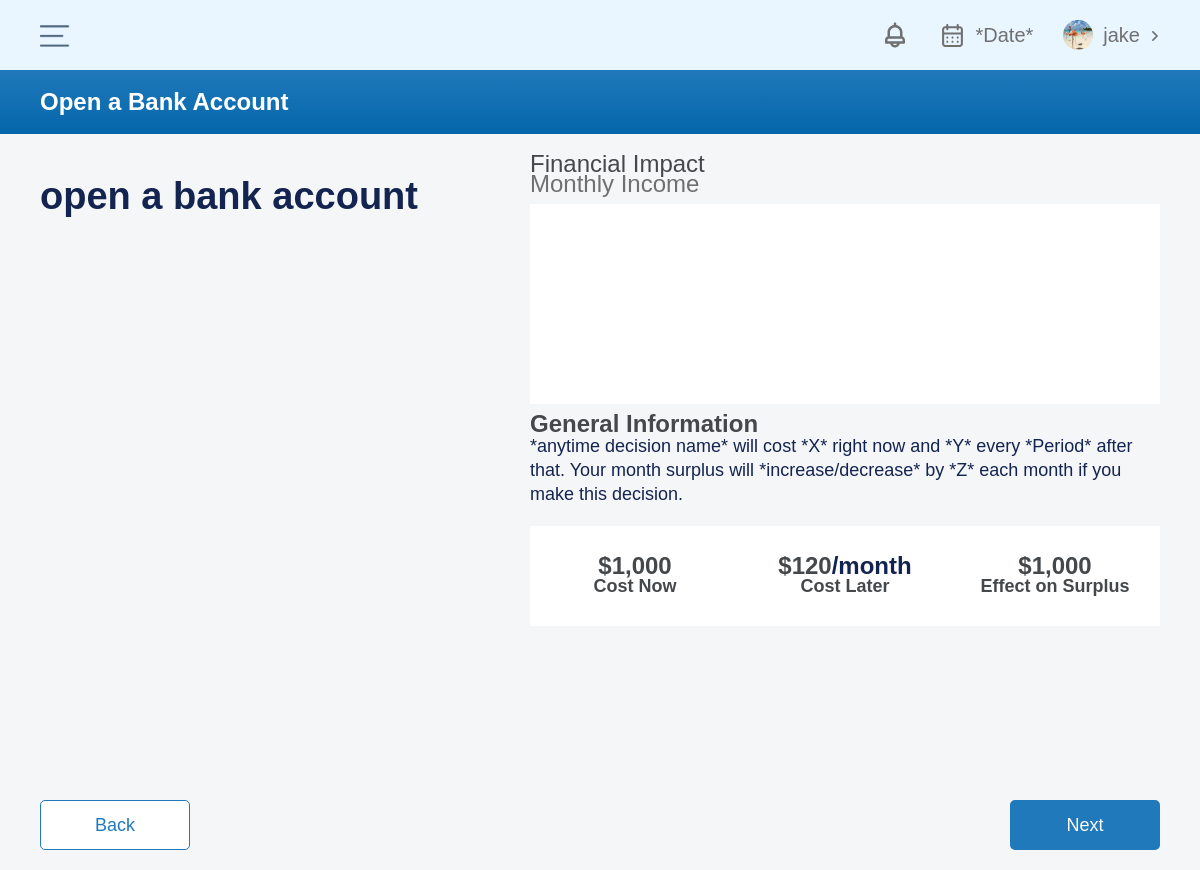
The app's page /anytime-decision/step2/2/ (signed in) with its own data.
### Accounts/models.py (models this page shows, shortened)
class Account(AbstractBaseUser):
    email = models.EmailField(verbose_name='email', max_length=30, unique=True)
    username = models.CharField(max_length=30, unique=True)
    date_joined = models.DateTimeField(verbose_name='date joined', auto_now_add=True)
    last_login = models.DateTimeField(verbose_name='last login', auto_now_add=True)
    is_active = models.BooleanField(default=True)
    is_staff = models.BooleanField(default=False)
    is_admin = models.BooleanField(default=False)
    is_blacklisted = models.BooleanField(default=False)
    USERNAME_FIELD = 'email'
    REQUIRED_FIELDS = ['username']
    objects = MyAccountManager()
    first_name = models.CharField(max_length=120, null=True, blank=True)
    last_name = models.CharField(max_length=120, null=True, blank=True)
    def get_first_name(self):
        return self.first_name
    user_id = models.CharField(max_length=12, null=True, blank=True)
    def get_user_id(self):
        return self.user_id
    has_university = models.BooleanField(default=False)
    has_budget = models.BooleanField(default=False)
    user_image = models.ImageField(null=True, blank=True, upload_to='user_images/')
    def get_user_image(self):
        return self.user_image
    changed_transactions = models.JSONField(null=True, blank=True)

### Student/models.py (models this page shows, shortened)
class AnytimeDecision(models.Model):
    title = models.CharField(max_length=500, null=True, blank=True)
    name_id = models.CharField(max_length=500, null=True, blank=True)
    step2_path = models.CharField(max_length=500, null=True, blank=True)
    video_link = models.CharField(max_length=500, null=True, blank=True)
    decision_id = models.CharField(max_length=500, null=True, blank=True)
    description = models.TextField(max_length=500, null=True, blank=True)
    learning_objectives = models.TextField(max_length=500, null=True, blank=True)
    vocab = models.TextField(max_length=500, null=True, blank=True)
    yearly_cost = models.IntegerField(null=True, blank=True)
    monthly_cost = models.IntegerField(null=True, blank=True)
    next_btn_link = models.CharField(max_length=500, null=True, blank=True)
    img = models.ImageField(upload_to='anytimeImages/', null=True, blank=True)

### Student/views.py (the view, shortened to what this page needs)
# urls.py: path('step2/<str:id>/', views.anytime_decision_step2, name='anytime-decision-step2'),
def anytime_decision_step2(request, id):
    user = request.user
    if user.is_active and user.has_university == True:
        student_user = Account.objects.filter(pk=request.user.pk)
        user_id = student_user.model.get_user_id(self=user)
        student = Student.objects.get(user_id_number=user_id)
        ad = AnytimeDecision.objects.get(decision_id=id)
        html_path = ad.step2_path
        apartments = Apartment.objects.all()
        context = {
            'ad': ad,
            'id': id,
            'apartments': apartments
        }
        return render(request, f'Students/anytime-decisions/{html_path}', context=context)
    else:
        return render(request, 'MainWebsite/index.html')

### Budget/context-processors.py (called while the page is built)
def account_info(request):
    user = request.user
    if user.is_active:
        account = Account.objects.filter(pk=request.user.pk)
        user_id = account.model.get_user_id(self=user)
        first_name = account.model.get_first_name(self=user)
        user_image = account.model.get_user_image(self=user)
        return {
            'first_name': first_name,
            'user_image': user_image,
        }
    else:
        return {
            'first_name': 'user',
            'user_image': 'img',
        }

### templates/Students/anytime-decisions/open-a-bank-account.html (shortened to what this page needs)
{% extends 'Students/anytime-decisions/anytime_decision_step2.html' %}
{% load static %}
{% block anytimeTitle %}
    {{ ad.title }}
{% endblock %}
{% block anytimeD %}
{% if id == '2' %}
    <h1>open a bank account</h1>
{% endif %}
{% endblock %}
    {% block bottomButtons %}
        {% if id == '2' %}
        <div class="button-wrapper bottom-spacing">
            <div class="button">
                <div class="button-text">Back</div>
            </div>
            <form method="post">
                    <button type="submit" class="next-btn">Next</button>
            </form>
        </div>
        {% endif %}
    {% endblock %}

### templates/Students/base.html (shortened to what this page needs)
{% load static %}
<!DOCTYPE html>
<html lang="en">
<head>
    <link href="{% static 'budget/css/style.css' %}" rel="stylesheet" type="text/css">
    <link href="{% static 'budget/css/webflow.css' %}" rel="stylesheet" type="text/css">
    <link href="{% static 'budget/css/other.css' %}" rel="stylesheet" type="text/css">
    <link href="{% static 'students/css/new_stylesheet.css' %}" rel="stylesheet" type="text/css">
    <link href="{% static 'students/css/custom.css' %}" rel="stylesheet" type="text/css">
</head>
<body class="body">
    <div class="top-bar-container"><img src="{% static 'budget/images/Nav-bar-Hamburger-budget.png' %}" loading="lazy" width="30" alt="" id="navbar" onclick="navbarOpen()" class="navbar-hamburger-img">
      <div class="navbar-right-container">
          <a href="{% url 'Budget:budget-notifications' %}" id='topnav-notification' class="side-bar-link">
              <div class="notification-container">
                <img src="{% static 'images/icons/topnav_notifications.svg' %}" loading="lazy" width="30" height="30" alt="" class="notification">
            </div>
          </a>
        <div class="calendar-container">
            <img src="{% static 'images/icons/topnav_calendar.svg' %}" loading="lazy" width="25" height="25" alt="" class="calendar">
          <div class="date-text">*Date*</div>
        </div>
        <div class="navbar-profile-wrapper">
          <div class="profile-imagine-wrapper"><img src="../../media/{{ user_image }}" loading="lazy" width="30" height="30" alt="" class="profile-image"></div>
          <div class="navbar-name">{{ first_name }}</div>
          <div class="navbar-dowpdown-wrapper"><img src="{% static 'images/icons/topnav_caret.svg' %}" loading="lazy" width="20" height="20" alt="" class="navbar-drop-down"></div>
        </div>
      </div>
    </div>
{% block content %}
{% endblock %}
</body>
</html>

### static/budget/css/webflow.css (style rules this page uses)
* { -webkit-box-sizing: border-box; -moz-box-sizing: border-box; box-sizing: border-box; }
html { height: 100%; }
body { margin: 0; min-height: 100%; background-color: #fff; font-family: Arial, sans-serif; font-size: 14px; line-height: 20px; color: #333; }
img { max-width: 100%; vertical-align: middle; display: inline-block; }
h1, h2, h3, h4, h5, h6 { font-weight: bold; margin-bottom: 10px; }
h1 { font-size: 38px; line-height: 44px; margin-top: 20px; }
button, [type='button'], [type='reset'] { border: 0; cursor: pointer; -webkit-appearance: button; }

### static/budget/css/other.css (style rules this page uses)
.side-bar-link { text-decoration: none; color: white; }

### static/students/css/custom.css (style rules this page uses)
.next-btn { padding: 10px 40px; text-decoration: none; border-style: solid; border-width: 2px; color: white; border-color: #1f79ba; background-color: #1f79ba; border-radius: 5px; font-size: 18px; font-weight: 500; cursor: pointer; }

### records on screen
Account: user_image (picture), first_name "jake"
AnytimeDecision: title "Open a Bank Account"
